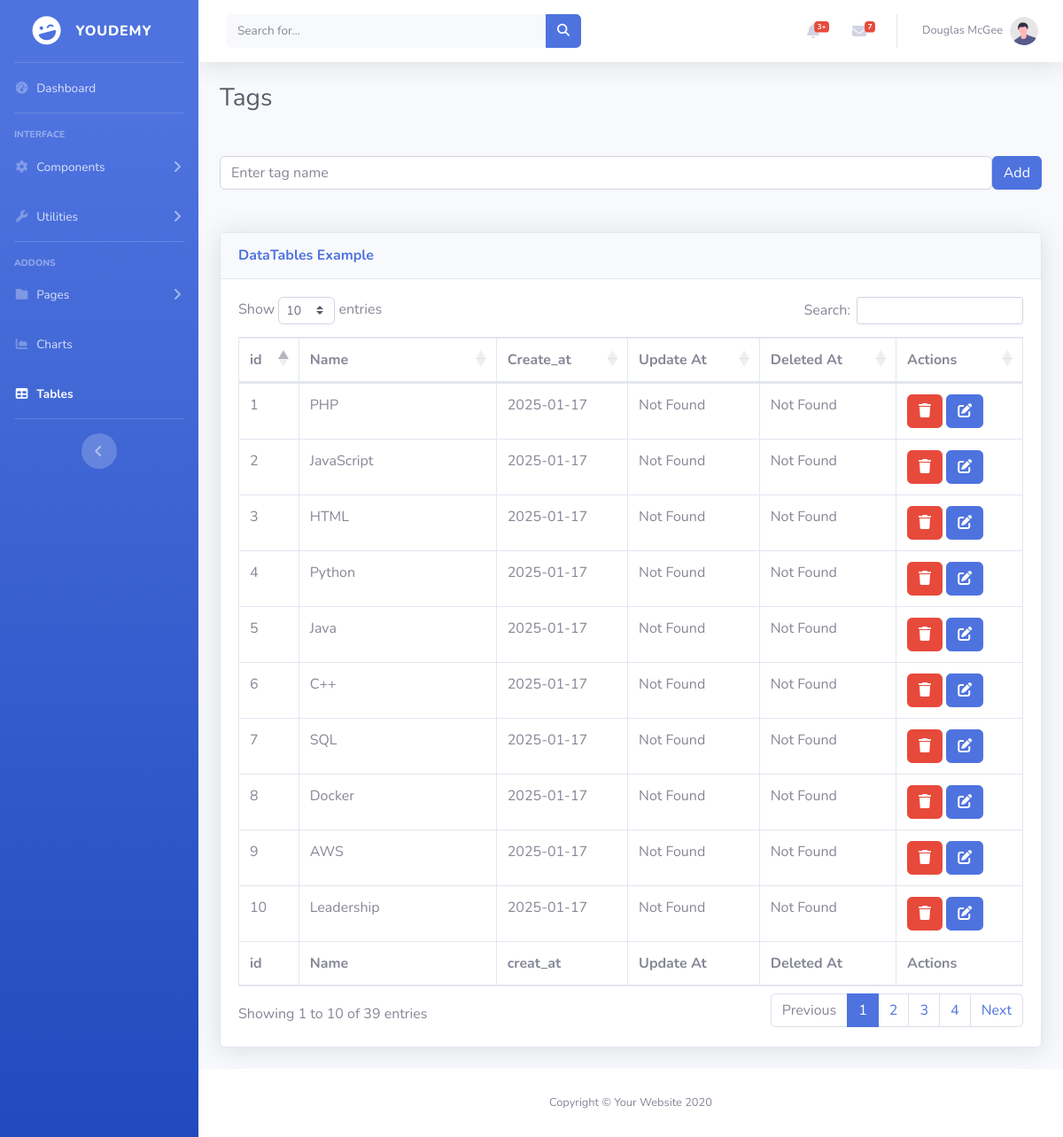
Page /src/view/admin/tagsTable.php on the committed database.
### tables this page shows
CREATE TABLE Tags
(
    id INT AUTO_INCREMENT ,
    title VARCHAR(500) UNIQUE,
    PRIMARY KEY (id),
    created_at DATE NOT NULL ,
    updated_at DATE NULL,
    deleted_at DATE NULL
);

### src/config/Connexion.php (called while the page is built, shortened)
<?php
class Connexion {
    private static $con;
    public static function connection() {
        if(self::$con != null){
        return self::$con;
    }
    else{
         $dotenv = Dotenv::createImmutable(__DIR__.'/../../');
        try {
            self::$con = new PDO(
                "mysql:host=".$_ENV["LOCALHOST"].";dbname=".$_ENV["DATABASE"].";port=".$_ENV["PORT"],
                $_ENV["USER"],
                $_ENV["USER_Password"]
            );
            return self::$con;
        } catch (PDOException $e) {
            echo "Error db: " . $e->getMessage();
            error_log("Connection failed: " . $e->getMessage());
        }
    }
    }
}
?>

### src/Controller/TagController.php (called while the page is built, shortened)
<?php
class TagController
{
  private $Tagmodel ;
  public function __construct()
  {
    $this->Tagmodel = new Tagmodel();
  }
    public function getTags(){
      $getAlltags = $this->Tagmodel->getAll();
      return  $getAlltags ;
    }
}
?>

### src/model/BaseModel.php (called while the page is built, shortened)
<?php
abstract class BaseModel{
public function __construct($table_name){
 $this->table_name = $table_name;
 $this->con = Connexion::connection();
}
}
?>

### src/model/Tagmodel.php (called while the page is built, shortened)
<?php
class Tagmodel extends BaseModel{
public function getAll(){
    $query = "SELECT Tags.id , Tags.title , Tags.created_at , Tags.updated_at  from $this->table_name where Tags.deleted_at IS NULL ORDER BY Tags.id DESC ";
    $stmt = $this->con->prepare($query);
    $stmt->execute();
    $result = $stmt->fetchAll(PDO::FETCH_ASSOC);
if(!$result){
return null ;
}
else{
    return $result ;
}
}
}
?>

### src/view/admin/tagsTable.php (the view, shortened to what this page needs)
<?php
$TagCon = new TagController();
$resultTags = $TagCon->getTags();
?>
<!DOCTYPE html>
<html lang="en">
<head>
    <link href="../../../../vendor/fontawesome-free/css/all.min.css" rel="stylesheet" type="text/css">
    <link href="../../../../public/css/sb-admin-2.min.css" rel="stylesheet">
    <link href="../../../../vendor/datatables/dataTables.bootstrap4.min.css" rel="stylesheet">
</head>
<body id="page-top">
    <div id="wrapper">
        <ul class="navbar-nav bg-gradient-primary sidebar sidebar-dark accordion" id="accordionSidebar">
            <a class="sidebar-brand d-flex align-items-center justify-content-center" href="index.html">
                <div class="sidebar-brand-icon rotate-n-15">
                    <i class="fas fa-laugh-wink"></i>
                </div>
                <div class="sidebar-brand-text mx-3">Youdemy</div>
            </a>
            <hr class="sidebar-divider my-0">
            <li class="nav-item">
                <a class="nav-link" href="./dashboard.php">
                    <i class="fas fa-fw fa-tachometer-alt"></i>
                    <span>Dashboard</span></a>
            </li>
            <hr class="sidebar-divider">
            <div class="sidebar-heading">
                Interface
            </div>
            <li class="nav-item">
                <a class="nav-link collapsed" href="#" data-toggle="collapse" data-target="#collapseTwo"
                    aria-expanded="true" aria-controls="collapseTwo">
                    <i class="fas fa-fw fa-cog"></i>
                    <span>Components</span>
                </a>
            </li>
            <li class="nav-item">
                <a class="nav-link collapsed" href="#" data-toggle="collapse" data-target="#collapseUtilities"
                    aria-expanded="true" aria-controls="collapseUtilities">
                    <i class="fas fa-fw fa-wrench"></i>
                    <span>Utilities</span>
                </a>
            </li>
            <hr class="sidebar-divider">
            <div class="sidebar-heading">
                Addons
            </div>
            <li class="nav-item">
                <a class="nav-link collapsed" href="#" data-toggle="collapse" data-target="#collapsePages"
                    aria-expanded="true" aria-controls="collapsePages">
                    <i class="fas fa-fw fa-folder"></i>
                    <span>Pages</span>
                </a>
            </li>
            <li class="nav-item">
                <a class="nav-link" href="charts.html">
                    <i class="fas fa-fw fa-chart-area"></i>
                    <span>Charts</span></a>
            </li>
            <li class="nav-item active">
                <a class="nav-link" href="tables.html">
                    <i class="fas fa-fw fa-table"></i>
                    <span>Tables</span></a>
            </li>
            <hr class="sidebar-divider d-none d-md-block">
            <div class="text-center d-none d-md-inline">
                <button class="rounded-circle border-0" id="sidebarToggle"></button>
            </div>
        </ul>
        <div id="content-wrapper" class="d-flex flex-column">
            <div id="content">
                <nav class="navbar navbar-expand navbar-light bg-white topbar mb-4 static-top shadow">
                    <form
                        class="d-none d-sm-inline-block form-inline mr-auto ml-md-3 my-2 my-md-0 mw-100 navbar-search">
                        <div class="input-group">
                            <input type="text" class="form-control bg-light border-0 small" placeholder="Search for..."
                                aria-label="Search" aria-describedby="basic-addon2">
                            <div class="input-group-append">
                                <button class="btn btn-primary" type="button">
                                    <i class="fas fa-search fa-sm"></i>
                                </button>
                            </div>
                        </div>
                    </form>
                    <ul class="navbar-nav ml-auto">
                        <li class="nav-item dropdown no-arrow mx-1">
                            <a class="nav-link dropdown-toggle" href="#" id="alertsDropdown" role="button"
                                data-toggle="dropdown" aria-haspopup="true" aria-expanded="false">
                                <i class="fas fa-bell fa-fw"></i>
                                <span class="badge badge-danger badge-counter">3+</span>
                            </a>
                        </li>
                        <li class="nav-item dropdown no-arrow mx-1">
                            <a class="nav-link dropdown-toggle" href="#" id="messagesDropdown" role="button"
                                data-toggle="dropdown" aria-haspopup="true" aria-expanded="false">
                                <i class="fas fa-envelope fa-fw"></i>
                                <span class="badge badge-danger badge-counter">7</span>
                            </a>
                        </li>
                        <li class="nav-item dropdown no-arrow">
                            <a class="nav-link dropdown-toggle" href="#" id="userDropdown" role="button"
                                data-toggle="dropdown" aria-haspopup="true" aria-expanded="false">
                                <span class="mr-2 d-none d-lg-inline text-gray-600 small">Douglas McGee</span>
                                <img class="img-profile rounded-circle"
                                    src="img/undraw_profile.svg">
                            </a>
                        </li>
                    </ul>
                </nav>
                <div class="container-fluid">
                    <h1 class="h3 mb-2 text-gray-800">Tags</h1>
                            <form id="tableauTagssubmit" action="" method="post">
                                 <div class="d-flex align-items-center my-5">
                                <input type="text" name = "TagName" class="form-control me-2" placeholder="Enter tag name" id="tagInput">
                                <button type="submit" name="addTag" class="btn btn-primary" id="addTag">Add</button>
                                </div>
                    <div class="card shadow mb-4">
                        <div class="card-header py-3">
                            <h6 class="m-0 font-weight-bold text-primary">DataTables Example</h6>
                        </div>
                        <div class="card-body">
                            <div class="table-responsive">
                                <table class="table table-bordered" id="dataTable" width="100%" cellspacing="0">
                                    <thead>
                                        <tr>
                                            <th>id</th>
                                            <th>Name</th>
                                            <th>Create_at</th>
                                            <th>Update At</th>
                                            <th>Deleted At</th>
                                            <th>Actions</th>
                                        </tr>
                                    </thead>
                                    <tfoot>
                                        <tr>
                                            <th>id</th>
                                            <th>Name</th>
                                            <th>creat_at</th>
                                            <th>Update At</th>
                                            <th>Deleted At</th>
                                            <th>Actions</th>
                                        </tr>
                                    </tfoot>
                                    <tbody>
                                        <?php
                                        foreach ($resultTags as $key => $value ) :
                                        ?>
                                        <tr>
                                            <td><?=$value['id'] ?></td>
                                            <td id=<?='tagename' . $value['id'] ?>><?=$value['title'] ?></td>
                                            <td><?=$value['created_at'] ?? 'Not Found' ?></td>
                                            <td><?=$value['updated_at'] ?? 'Not Found' ?></td>
                                            <td><?=$value['deleted_at'] ?? 'Not Found' ?></td>
                                            <td>
                                             <button href="#" class="btn btn-danger" name="deletTag" onclick="deletTagFunc(event , <?=$value['id'] ?>)"> <input type="text"  hidden > <i class="fas fa-trash"></i></button>
                                             <button type="button" class="btn btn-primary " onclick="edittag(<?=$value['id'] ?>)"><i class="fa-solid fa-pen-to-square"></i></button>
                                            </td>
                                        </tr>
                                        <?php endforeach ;?>
                                    </tbody>
                                </table>
                            </div>
                        </div>
                    </div>
             </form>
                </div>
            </div>
            <footer class="sticky-footer bg-white">
                <div class="container my-auto">
                    <div class="copyright text-center my-auto">
                        <span>Copyright &copy; Your Website 2020</span>
                    </div>
                </div>
            </footer>
        </div>
    </div>
</body>
</html>

### rows in the picture
tags: id "10", title "Leadership", created_at "2025-01-17", updated_at "Not Found", deleted_at "Not Found"
tags: id "9", title "AWS", created_at "2025-01-17", updated_at "Not Found", deleted_at "Not Found"
tags: id "8", title "Docker", created_at "2025-01-17", updated_at "Not Found", deleted_at "Not Found"
tags: id "7", title "SQL", created_at "2025-01-17", updated_at "Not Found", deleted_at "Not Found"
tags: id "6", title "C++", created_at "2025-01-17", updated_at "Not Found", deleted_at "Not Found"
tags: id "5", title "Java", created_at "2025-01-17", updated_at "Not Found", deleted_at "Not Found"
tags: id "4", title "Python", created_at "2025-01-17", updated_at "Not Found", deleted_at "Not Found"
tags: id "3", title "HTML", created_at "2025-01-17", updated_at "Not Found", deleted_at "Not Found"
tags: id "2", title "JavaScript", created_at "2025-01-17", updated_at "Not Found", deleted_at "Not Found"
tags: id "1", title "PHP", created_at "2025-01-17", updated_at "Not Found", deleted_at "Not Found"
